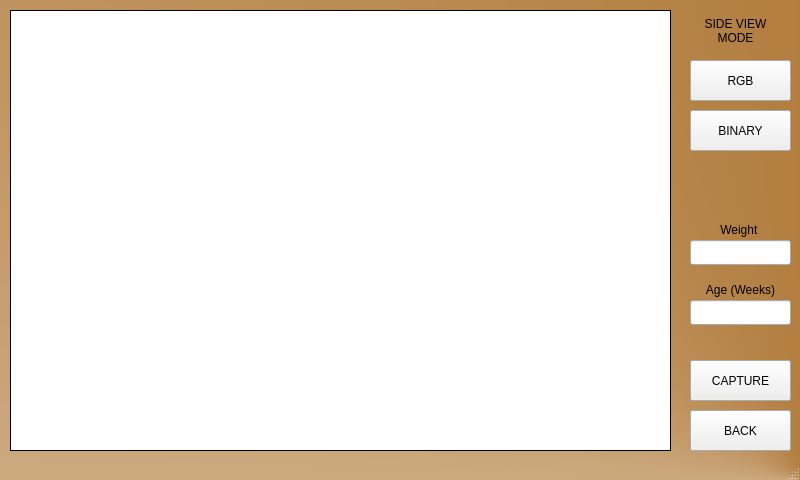
<?xml version="1.0" encoding="UTF-8"?>
<ui version="4.0">
 <class>MainWindow</class>
 <widget class="QMainWindow" name="MainWindow">
  <property name="geometry">
   <rect>
    <x>0</x>
    <y>0</y>
    <width>800</width>
    <height>480</height>
   </rect>
  </property>
  <property name="windowTitle">
   <string>MainWindow</string>
  </property>
  <property name="styleSheet">
   <string notr="true">#MainWindow
{
background-color: qconicalgradient(cx:1, cy:1, angle:0, stop:0 rgba(153, 83, 0, 255), stop:1 rgba(255, 255, 255, 255));
}</string>
  </property>
  <widget class="QWidget" name="centralwidget">
   <widget class="QLabel" name="imageLabel">
    <property name="geometry">
     <rect>
      <x>10</x>
      <y>10</y>
      <width>661</width>
      <height>441</height>
     </rect>
    </property>
    <property name="styleSheet">
     <string notr="true">background-color: rgb(255,255,255);</string>
    </property>
    <property name="frameShape">
     <enum>QFrame::Box</enum>
    </property>
    <property name="text">
     <string/>
    </property>
    <property name="alignment">
     <set>Qt::AlignCenter</set>
    </property>
   </widget>
   <widget class="QLabel" name="label">
    <property name="geometry">
     <rect>
      <x>680</x>
      <y>10</y>
      <width>111</width>
      <height>41</height>
     </rect>
    </property>
    <property name="text">
     <string>SIDE VIEW
MODE</string>
    </property>
    <property name="alignment">
     <set>Qt::AlignCenter</set>
    </property>
   </widget>
   <widget class="QPushButton" name="captureButton">
    <property name="geometry">
     <rect>
      <x>690</x>
      <y>360</y>
      <width>101</width>
      <height>41</height>
     </rect>
    </property>
    <property name="text">
     <string>CAPTURE</string>
    </property>
   </widget>
   <widget class="QPushButton" name="rgbButton">
    <property name="geometry">
     <rect>
      <x>690</x>
      <y>60</y>
      <width>101</width>
      <height>41</height>
     </rect>
    </property>
    <property name="text">
     <string>RGB</string>
    </property>
   </widget>
   <widget class="QLineEdit" name="ageTB">
    <property name="geometry">
     <rect>
      <x>690</x>
      <y>300</y>
      <width>101</width>
      <height>25</height>
     </rect>
    </property>
   </widget>
   <widget class="QPushButton" name="binButton">
    <property name="geometry">
     <rect>
      <x>690</x>
      <y>110</y>
      <width>101</width>
      <height>41</height>
     </rect>
    </property>
    <property name="text">
     <string>BINARY</string>
    </property>
   </widget>
   <widget class="QLabel" name="label_3">
    <property name="geometry">
     <rect>
      <x>690</x>
      <y>280</y>
      <width>101</width>
      <height>20</height>
     </rect>
    </property>
    <property name="text">
     <string>Age (Weeks)</string>
    </property>
    <property name="alignment">
     <set>Qt::AlignCenter</set>
    </property>
   </widget>
   <widget class="QLineEdit" name="weightTB">
    <property name="geometry">
     <rect>
      <x>690</x>
      <y>240</y>
      <width>101</width>
      <height>25</height>
     </rect>
    </property>
   </widget>
   <widget class="QLabel" name="label_2">
    <property name="geometry">
     <rect>
      <x>690</x>
      <y>220</y>
      <width>101</width>
      <height>20</height>
     </rect>
    </property>
    <property name="text">
     <string>Weight </string>
    </property>
    <property name="alignment">
     <set>Qt::AlignCenter</set>
    </property>
   </widget>
   <widget class="QPushButton" name="backButton">
    <property name="geometry">
     <rect>
      <x>690</x>
      <y>410</y>
      <width>101</width>
      <height>41</height>
     </rect>
    </property>
    <property name="text">
     <string>BACK</string>
    </property>
   </widget>
  </widget>
  <widget class="QMenuBar" name="menubar">
   <property name="geometry">
    <rect>
     <x>0</x>
     <y>0</y>
     <width>800</width>
     <height>26</height>
    </rect>
   </property>
  </widget>
  <widget class="QStatusBar" name="statusbar"/>
 </widget>
 <resources/>
 <connections/>
</ui>
